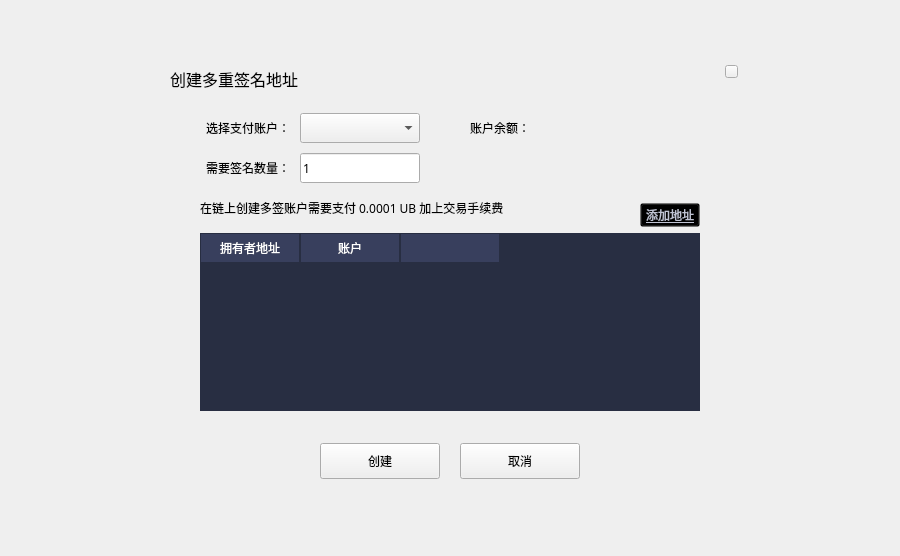
<?xml version="1.0" encoding="UTF-8"?>
<ui version="4.0">
 <class>CreateMultiSigDialog</class>
 <widget class="QDialog" name="CreateMultiSigDialog">
  <property name="geometry">
   <rect>
    <x>0</x>
    <y>0</y>
    <width>900</width>
    <height>556</height>
   </rect>
  </property>
  <property name="windowTitle">
   <string>Dialog</string>
  </property>
  <widget class="QWidget" name="widget" native="true">
   <property name="geometry">
    <rect>
     <x>0</x>
     <y>0</y>
     <width>900</width>
     <height>556</height>
    </rect>
   </property>
   <widget class="QWidget" name="containerWidget" native="true">
    <property name="geometry">
     <rect>
      <x>150</x>
      <y>53</y>
      <width>600</width>
      <height>460</height>
     </rect>
    </property>
    <property name="font">
     <font>
      <family>微软雅黑 Light</family>
     </font>
    </property>
    <widget class="QLabel" name="label_3">
     <property name="geometry">
      <rect>
       <x>20</x>
       <y>15</y>
       <width>300</width>
       <height>21</height>
      </rect>
     </property>
     <property name="font">
      <font>
       <family>微软雅黑 Light</family>
       <pointsize>12</pointsize>
      </font>
     </property>
     <property name="styleSheet">
      <string notr="true"/>
     </property>
     <property name="text">
      <string>创建多重签名地址</string>
     </property>
    </widget>
    <widget class="QToolButton" name="createBtn">
     <property name="geometry">
      <rect>
       <x>170</x>
       <y>390</y>
       <width>120</width>
       <height>36</height>
      </rect>
     </property>
     <property name="font">
      <font>
       <family>微软雅黑 Light</family>
      </font>
     </property>
     <property name="cursor">
      <cursorShape>PointingHandCursor</cursorShape>
     </property>
     <property name="focusPolicy">
      <enum>Qt::NoFocus</enum>
     </property>
     <property name="styleSheet">
      <string notr="true"/>
     </property>
     <property name="text">
      <string>创建</string>
     </property>
    </widget>
    <widget class="QTableWidget" name="ownersTableWidget">
     <property name="geometry">
      <rect>
       <x>50</x>
       <y>180</y>
       <width>500</width>
       <height>178</height>
      </rect>
     </property>
     <property name="cursor" stdset="0">
      <cursorShape>PointingHandCursor</cursorShape>
     </property>
     <property name="layoutDirection">
      <enum>Qt::LeftToRight</enum>
     </property>
     <property name="styleSheet">
      <string notr="true">QTableWidget{border: none;gridline-color: rgb(241,241,248);background-color: rgb(40, 46, 66);}
QHeaderView{background-color:rgb(40,46,66);min-height:30;color:white;}
QHeaderView::section{background-color: rgb(56,63,93);border: 1px solid rgb(40,46,66);
font: 12px &quot;微软雅黑 Light&quot;;}
</string>
     </property>
     <property name="frameShape">
      <enum>QFrame::Box</enum>
     </property>
     <property name="frameShadow">
      <enum>QFrame::Plain</enum>
     </property>
     <property name="verticalScrollBarPolicy">
      <enum>Qt::ScrollBarAsNeeded</enum>
     </property>
     <property name="horizontalScrollBarPolicy">
      <enum>Qt::ScrollBarAlwaysOff</enum>
     </property>
     <property name="autoScroll">
      <bool>true</bool>
     </property>
     <property name="editTriggers">
      <set>QAbstractItemView::NoEditTriggers</set>
     </property>
     <property name="selectionMode">
      <enum>QAbstractItemView::NoSelection</enum>
     </property>
     <property name="iconSize">
      <size>
       <width>19</width>
       <height>12</height>
      </size>
     </property>
     <property name="showGrid">
      <bool>true</bool>
     </property>
     <property name="gridStyle">
      <enum>Qt::SolidLine</enum>
     </property>
     <attribute name="horizontalHeaderVisible">
      <bool>true</bool>
     </attribute>
     <attribute name="horizontalHeaderCascadingSectionResizes">
      <bool>false</bool>
     </attribute>
     <attribute name="horizontalHeaderHighlightSections">
      <bool>false</bool>
     </attribute>
     <attribute name="verticalHeaderVisible">
      <bool>false</bool>
     </attribute>
     <attribute name="verticalHeaderHighlightSections">
      <bool>false</bool>
     </attribute>
     <column>
      <property name="text">
       <string>拥有者地址</string>
      </property>
      <property name="font">
       <font>
        <family>微软雅黑 Light</family>
       </font>
      </property>
      <property name="textAlignment">
       <set>AlignCenter</set>
      </property>
     </column>
     <column>
      <property name="text">
       <string>账户</string>
      </property>
      <property name="font">
       <font>
        <family>微软雅黑 Light</family>
       </font>
      </property>
      <property name="textAlignment">
       <set>AlignCenter</set>
      </property>
     </column>
     <column>
      <property name="text">
       <string/>
      </property>
     </column>
    </widget>
    <widget class="QLabel" name="label_6">
     <property name="geometry">
      <rect>
       <x>20</x>
       <y>95</y>
       <width>120</width>
       <height>40</height>
      </rect>
     </property>
     <property name="text">
      <string>需要签名数量：</string>
     </property>
     <property name="alignment">
      <set>Qt::AlignRight|Qt::AlignTrailing|Qt::AlignVCenter</set>
     </property>
     <property name="wordWrap">
      <bool>true</bool>
     </property>
    </widget>
    <widget class="QToolButton" name="cancelBtn">
     <property name="geometry">
      <rect>
       <x>310</x>
       <y>390</y>
       <width>120</width>
       <height>36</height>
      </rect>
     </property>
     <property name="font">
      <font>
       <family>微软雅黑 Light</family>
      </font>
     </property>
     <property name="cursor">
      <cursorShape>PointingHandCursor</cursorShape>
     </property>
     <property name="focusPolicy">
      <enum>Qt::NoFocus</enum>
     </property>
     <property name="styleSheet">
      <string notr="true"/>
     </property>
     <property name="text">
      <string>取消</string>
     </property>
    </widget>
    <widget class="QLineEdit" name="requiresLineEdit">
     <property name="geometry">
      <rect>
       <x>150</x>
       <y>100</y>
       <width>120</width>
       <height>30</height>
      </rect>
     </property>
     <property name="text">
      <string>1</string>
     </property>
    </widget>
    <widget class="QLabel" name="label_7">
     <property name="geometry">
      <rect>
       <x>20</x>
       <y>60</y>
       <width>120</width>
       <height>30</height>
      </rect>
     </property>
     <property name="text">
      <string>选择支付账户：</string>
     </property>
     <property name="alignment">
      <set>Qt::AlignRight|Qt::AlignTrailing|Qt::AlignVCenter</set>
     </property>
     <property name="wordWrap">
      <bool>true</bool>
     </property>
    </widget>
    <widget class="QComboBox" name="accountComboBox">
     <property name="geometry">
      <rect>
       <x>150</x>
       <y>60</y>
       <width>120</width>
       <height>30</height>
      </rect>
     </property>
    </widget>
    <widget class="QLabel" name="label_8">
     <property name="geometry">
      <rect>
       <x>300</x>
       <y>60</y>
       <width>80</width>
       <height>30</height>
      </rect>
     </property>
     <property name="text">
      <string>账户余额：</string>
     </property>
     <property name="alignment">
      <set>Qt::AlignRight|Qt::AlignTrailing|Qt::AlignVCenter</set>
     </property>
     <property name="wordWrap">
      <bool>true</bool>
     </property>
    </widget>
    <widget class="QLabel" name="balanceLabel">
     <property name="geometry">
      <rect>
       <x>390</x>
       <y>60</y>
       <width>210</width>
       <height>30</height>
      </rect>
     </property>
     <property name="styleSheet">
      <string notr="true">color: rgb(24, 250, 239);</string>
     </property>
     <property name="text">
      <string/>
     </property>
     <property name="alignment">
      <set>Qt::AlignLeading|Qt::AlignLeft|Qt::AlignVCenter</set>
     </property>
     <property name="textInteractionFlags">
      <set>Qt::LinksAccessibleByMouse|Qt::TextSelectableByMouse</set>
     </property>
    </widget>
    <widget class="QLabel" name="tipLabel">
     <property name="geometry">
      <rect>
       <x>50</x>
       <y>140</y>
       <width>400</width>
       <height>30</height>
      </rect>
     </property>
     <property name="font">
      <font>
       <family>微软雅黑 Light</family>
      </font>
     </property>
     <property name="styleSheet">
      <string notr="true"/>
     </property>
     <property name="text">
      <string>在链上创建多签账户需要支付 0.0001 UB 加上交易手续费</string>
     </property>
     <property name="alignment">
      <set>Qt::AlignLeading|Qt::AlignLeft|Qt::AlignVCenter</set>
     </property>
     <property name="wordWrap">
      <bool>true</bool>
     </property>
    </widget>
    <widget class="QToolButton" name="addBtn">
     <property name="geometry">
      <rect>
       <x>490</x>
       <y>150</y>
       <width>60</width>
       <height>24</height>
      </rect>
     </property>
     <property name="font">
      <font>
       <family>微软雅黑 Light</family>
       <pointsize>9</pointsize>
       <weight>50</weight>
       <italic>false</italic>
       <bold>false</bold>
       <underline>true</underline>
      </font>
     </property>
     <property name="cursor">
      <cursorShape>PointingHandCursor</cursorShape>
     </property>
     <property name="focusPolicy">
      <enum>Qt::NoFocus</enum>
     </property>
     <property name="styleSheet">
      <string notr="true">QToolButton{font: 9pt &quot;微软雅黑 Light&quot;;text-decoration: underline;background:transparent;color: rgb(192, 196, 212);}
QToolButton:hover{color:white;}</string>
     </property>
     <property name="text">
      <string>添加地址</string>
     </property>
    </widget>
    <widget class="QToolButton" name="closeBtn">
     <property name="geometry">
      <rect>
       <x>575</x>
       <y>12</y>
       <width>13</width>
       <height>13</height>
      </rect>
     </property>
     <property name="cursor">
      <cursorShape>PointingHandCursor</cursorShape>
     </property>
     <property name="focusPolicy">
      <enum>Qt::NoFocus</enum>
     </property>
     <property name="text">
      <string/>
     </property>
    </widget>
   </widget>
  </widget>
 </widget>
 <resources/>
 <connections/>
</ui>
